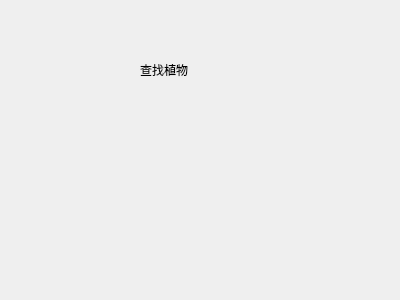
<?xml version="1.0" encoding="UTF-8"?>
<ui version="4.0">
 <class>searchPlant</class>
 <widget class="QWidget" name="searchPlant">
  <property name="geometry">
   <rect>
    <x>0</x>
    <y>0</y>
    <width>400</width>
    <height>300</height>
   </rect>
  </property>
  <property name="windowTitle">
   <string>Form</string>
  </property>
  <widget class="QLabel" name="label">
   <property name="geometry">
    <rect>
     <x>140</x>
     <y>60</y>
     <width>69</width>
     <height>19</height>
    </rect>
   </property>
   <property name="text">
    <string>查找植物</string>
   </property>
  </widget>
 </widget>
 <resources/>
 <connections/>
</ui>
